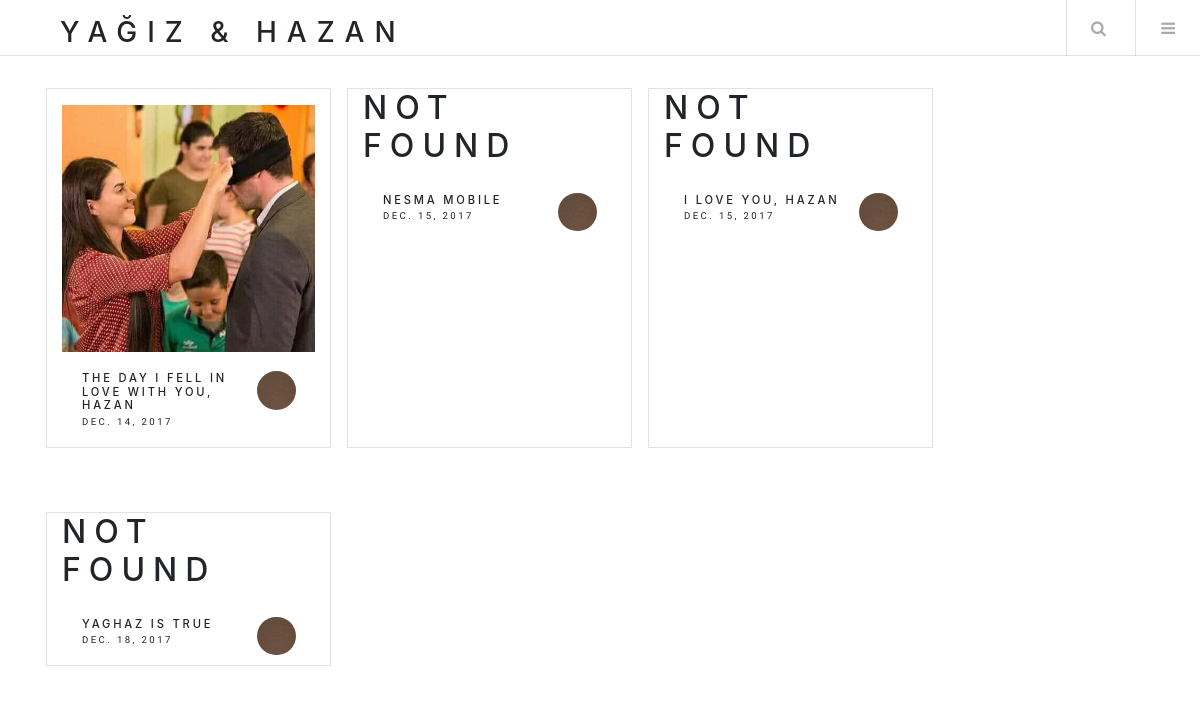
The page /user/ (signed in) on the database its author committed.
### egamen/models.py (models this page shows, shortened)
class Story(models.Model):
    Lang =(
        ('LA', '-LANGUAGE-'),
        ('Ar', 'ARABIC'),
        ('Ot', 'OTHER')
    )
    title = models.CharField(max_length=250, null=False)
    author = models.ForeignKey(User, on_delete=models.CASCADE)
    summary = models.TextField(max_length=1000, null= False)
    pub_date = models.DateField(auto_now_add=True, blank=False, null=False)
    has_chapter = models.BooleanField(default=False, editable=False)
    lang = models.CharField(choices=Lang, default=Lang[0], max_length=3)
    story_cover = models.FileField()

### egamen/views.py (the view)
# urls.py: url(r'^user/$', views.user_profile, name='profile'),
@login_required(login_url='egamen:login')
def user_profile(request):
    user = request.user
    stories = Story.objects.filter(author=user)
    return render(request, 'user_profile.html', {'stories': stories})

### templates/user_profile.html (shortened to what this page needs)
<!DOCTYPE HTML>
{% load static %}
<html>
<head>
    <link rel="stylesheet" href="{%  static 'assets/css/main.css'%}"/>
    <link rel="stylesheet" href="https://maxcdn.bootstrapcdn.com/bootstrap/4.0.0-beta.2/css/bootstrap.min.css"
>
</head>
<body>
<header id="header">
    <h1><a href="#">Yağiz & Hazan</a></h1>
    <nav class="main">
        <ul>
            <li class="search">
                <a class="fa-search" href="#search">Search</a>
            </li>
            <li class="menu">
                <a class="fa-bars" href="#menu">Menu</a>
            </li>
        </ul>
    </nav>
</header>
<div class="container">
    <div class="row">
        {% if stories %}
        {% for story in stories %}
    <article class="mini-post col-lg-3 col-md-3">
        <header>
            <h3><a href="{%url 'egamen:edit_story' story.id%}">{{story.title}}</a></h3>
            <time class="published" datetime="2015-10-17">{{story.pub_date}}</time>
            <a href="#" class="author"><img src="images/avatar.jpg" alt=""/></a>
        </header>
        {%if story.story_cover%}
        <a href="#" class="image"><img src="{{story.story_cover}}" alt=""/></a>
        {% else %}
        <h2>Not found</h2>
        {%endif%}
    </article>
        {%endfor%}
        {%endif%}
</div>
    </div>
</body>
</html>

### rows shown on the page
Story: title "THE DAY I FELL IN LOVE WITH YOU, HAZAN", pub_date "DEC. 14, 2017", story_cover (picture)
Story: title "NESMA MOBILE", pub_date "DEC. 15, 2017", story_cover "NOT FOUND"
Story: title "I LOVE YOU, HAZAN", pub_date "DEC. 15, 2017", story_cover "NOT FOUND"
Story: title "YAGHAZ IS TRUE", pub_date "DEC. 18, 2017", story_cover "NOT FOUND"
